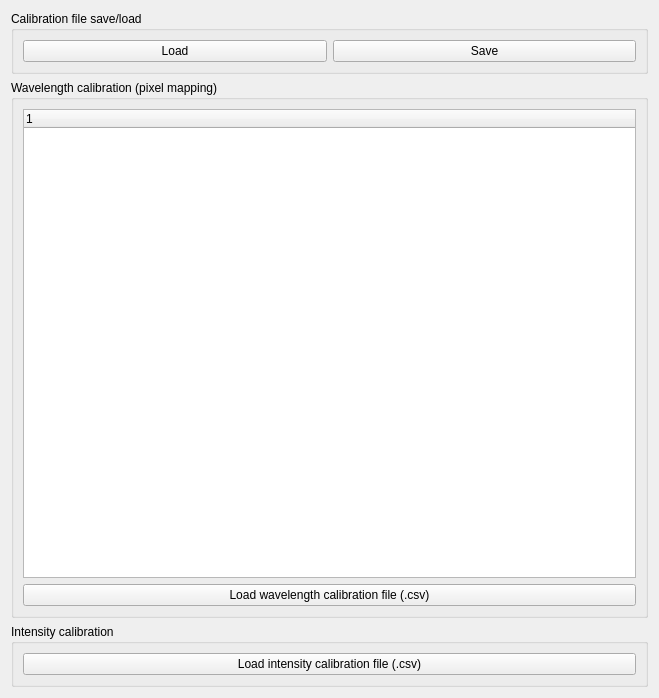
<?xml version="1.0" encoding="UTF-8"?>
<ui version="4.0">
 <class>spectrometerCalibrator</class>
 <widget class="QWidget" name="spectrometerCalibrator">
  <property name="geometry">
   <rect>
    <x>0</x>
    <y>0</y>
    <width>659</width>
    <height>698</height>
   </rect>
  </property>
  <property name="windowTitle">
   <string>Form</string>
  </property>
  <layout class="QHBoxLayout" name="horizontalLayout_3">
   <item>
    <layout class="QVBoxLayout" name="main_layout">
     <item>
      <widget class="QGroupBox" name="groupBox_3">
       <property name="title">
        <string>Calibration file save/load</string>
       </property>
       <layout class="QVBoxLayout" name="verticalLayout_2">
        <item>
         <layout class="QHBoxLayout" name="horizontalLayout">
          <item>
           <widget class="QPushButton" name="btnLoad">
            <property name="text">
             <string>Load</string>
            </property>
           </widget>
          </item>
          <item>
           <widget class="QPushButton" name="btnSave">
            <property name="text">
             <string>Save</string>
            </property>
           </widget>
          </item>
         </layout>
        </item>
       </layout>
      </widget>
     </item>
     <item>
      <widget class="QGroupBox" name="groupBox">
       <property name="title">
        <string>Wavelength calibration (pixel mapping)</string>
       </property>
       <layout class="QVBoxLayout" name="verticalLayout_3">
        <item>
         <layout class="QVBoxLayout" name="verticalLayout_6">
          <item>
           <layout class="QHBoxLayout" name="horizontalLayout_2">
            <item>
             <widget class="QTreeWidget" name="treePixelmap">
              <column>
               <property name="text">
                <string notr="true">1</string>
               </property>
              </column>
             </widget>
            </item>
            <item>
             <layout class="QVBoxLayout" name="lytPixelmapCanvas"/>
            </item>
           </layout>
          </item>
          <item>
           <widget class="QPushButton" name="btnLoadPixelmap">
            <property name="text">
             <string>Load wavelength calibration file (.csv)</string>
            </property>
           </widget>
          </item>
         </layout>
        </item>
       </layout>
      </widget>
     </item>
     <item>
      <widget class="QGroupBox" name="groupBox_2">
       <property name="title">
        <string>Intensity calibration</string>
       </property>
       <layout class="QVBoxLayout" name="verticalLayout_4">
        <item>
         <layout class="QVBoxLayout" name="verticalLayout_5">
          <item>
           <layout class="QVBoxLayout" name="lytIntensityCanvas"/>
          </item>
          <item>
           <widget class="QPushButton" name="btnLoadIntensity">
            <property name="text">
             <string>Load intensity calibration file (.csv)</string>
            </property>
           </widget>
          </item>
         </layout>
        </item>
       </layout>
      </widget>
     </item>
    </layout>
   </item>
  </layout>
 </widget>
 <resources/>
 <connections/>
</ui>
